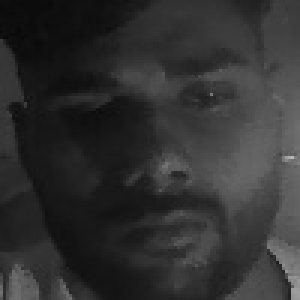
#> input picture dataset/vijay/face_0.jpg, 100 x 100 px, given in place of the camera (shown 3 times larger)
$ python dataset.py   (older library calls are emulated)
#> lines starting #> are read from the running program, lines starting #| are printed output that depends on the picture; after the words box and inside, x2 and y2 are one past the last pixel; in counts of white or black regions, pixels touching at a corner belong together
### config.py
import yaml
import os

def load_config():
    config_path = os.path.join(os.path.dirname(__file__), 'config.yaml')
    with open(config_path, 'r') as file:
        return yaml.safe_load(file)

config = load_config()

### logger.py
import logging
from logging.handlers import RotatingFileHandler
import os
from config import config

def setup_logging():
    log_config = config['logging']
    log_file = log_config['file']
    log_level = getattr(logging, log_config['level'].upper())
    max_size = log_config['max_size_mb'] * 1024 * 1024
    backup_count = log_config['backup_count']

    # Create logs directory if it doesn't exist
    log_dir = os.path.dirname(log_file)
    if log_dir and not os.path.exists(log_dir):
        os.makedirs(log_dir)

    # Create logger
    logger = logging.getLogger('face_recognition')
    logger.setLevel(log_level)

    # Create formatter
    formatter = logging.Formatter(
        '%(asctime)s - %(name)s - %(levelname)s - %(message)s'
    )

    # Create rotating file handler
    file_handler = RotatingFileHandler(
        log_file, maxBytes=max_size, backupCount=backup_count
    )
    file_handler.setFormatter(formatter)
    file_handler.setLevel(log_level)

    # Create console handler
    console_handler = logging.StreamHandler()
    console_handler.setFormatter(formatter)
    console_handler.setLevel(log_level)

    # Add handlers to logger
    logger.addHandler(file_handler)
    logger.addHandler(console_handler)

    return logger

logger = setup_logging()

### dataset.py
import cv2
import numpy as np
import os
from config import config
from logger import logger

def is_blurry(image, threshold=100):
    """Check if image is blurry using Laplacian variance."""
    gray = cv2.cvtColor(image, cv2.COLOR_BGR2GRAY) if len(image.shape) == 3 else image
    laplacian_var = cv2.Laplacian(gray, cv2.CV_64F).var()
    return bool(laplacian_var < threshold), laplacian_var

def main():
    cam = cv2.VideoCapture(config['gui']['camera_index'])

    # Check if camera opened successfully
    if not cam.isOpened():
        logger.error(f"Cannot open camera at index {config['gui']['camera_index']}!")
        print(f"ERROR: Cannot open camera at index {config['gui']['camera_index']}!")
        return

    face_cascade = cv2.CascadeClassifier(os.path.normpath(config['paths']['haarcascade_frontalface']))

    # Check if cascade file loaded correctly
    if face_cascade.empty():
        logger.error("Could not load face cascade classifier!")
        print("ERROR: Could not load face cascade classifier!")
        return

    name = input("Apna naam enter karo: ")  # e.g. "Rahul"
#> the answer given: dataset/vijay/face_0.jpg

    # Validate name
    if not name or name.strip() == "":
        logger.error("Name cannot be empty!")
        print("ERROR: Name cannot be empty!")
        return

    dataset_dir = config['paths']['dataset_dir']
    person_dir = os.path.join(dataset_dir, name.strip())
    os.makedirs(person_dir, exist_ok=True)
    count = 0
    images_per_person = config['training']['images_per_person']

    logger.info(f"Starting dataset collection for {name}")
    print(f"Starting dataset collection for {name}. Show your face to camera.")
    print("Press 'q' to stop early.")

    while count < images_per_person:
        ret, img = cam.read()
#> img is the input picture: shape (100, 100, 3); min 8, max 184, mean 48.5

        if not ret:
            logger.error("Failed to grab frame from camera!")
            print("ERROR: Failed to grab frame from camera!")
            break

        gray = cv2.cvtColor(img, cv2.COLOR_BGR2GRAY)
        faces = face_cascade.detectMultiScale(gray, config['recognition']['scale_factor'], config['recognition']['min_neighbors'])
#> faces = [[6, 6, 89, 89]]

        for (x,y,w,h) in faces:
            face_img = img[y:y+h, x:x+w]  # Use color image for blur check
            blurry, sharpness = is_blurry(face_img)

            if blurry:
                cv2.rectangle(img, (x,y), (x+w,y+h), (0,0,255), 2)  # Red for blurry
                cv2.putText(img, f"Blurry ({sharpness:.1f})", (x, y-30), cv2.FONT_HERSHEY_SIMPLEX, 0.7, (0,0,255), 2)
                continue

            face = gray[y:y+h, x:x+w]
            # Resize to standard size
            face = cv2.resize(face, (100, 100))
            img_path = os.path.join(person_dir, f"face_{count}.jpg")
            cv2.imwrite(img_path, face)
            count += 1
            cv2.rectangle(img, (x,y), (x+w,y+h), (0,255,0), 2)  # Green for good
            logger.info(f"Saved image {count}/{images_per_person} for {name}")
#> this loop made 1 pass
#> (x, y, w, h, laplacian_var in is_blurry, blurry, sharpness, count) on pass 1: (6, 6, 89, 89, 164.8, False, 164.8, 1)
#> pass 1, in main, `face_img = img[y:y+h, x:x+w]`:
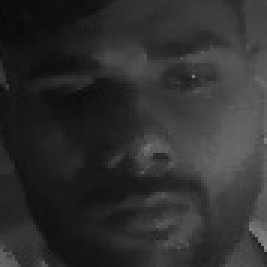
#> face_img: shape (89, 89, 3) (shown 3 times larger); min 8, max 140, mean 47
#> after the loop:
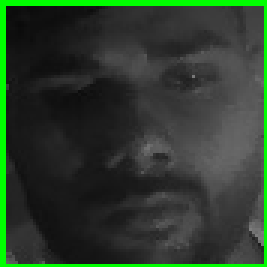
#> face_img: shape (89, 89, 3) (shown 3 times larger); 6.63% of pixels changed, all inside (x1, y1, x2, y2) = (0, 0, 89, 89)
#> after the loop:
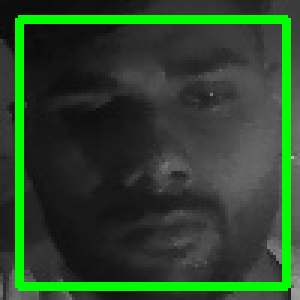
#> img: shape (100, 100, 3) (shown 3 times larger); 10.64% of pixels changed, all inside (x1, y1, x2, y2) = (5, 5, 97, 97)
#> after the loop, count = 1

        # Show progress
        cv2.putText(img, f"Collected: {count}/{images_per_person}", (10, 30), cv2.FONT_HERSHEY_SIMPLEX, 1, (0,255,0), 2)
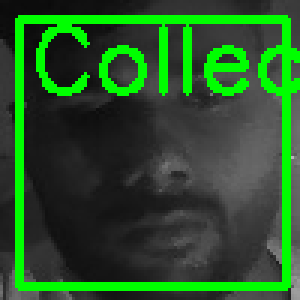
#> img: shape (100, 100, 3) (shown 3 times larger); 6.54% of pixels changed, all inside (x1, y1, x2, y2) = (12, 8, 100, 32)
        cv2.imshow('Dataset', img)

        if cv2.waitKey(1) & 0xFF == ord('q'):
#> (key q is pressed here)
            logger.info("Collection stopped by user.")
            print("Collection stopped by user.")
            break

    cam.release()
    cv2.destroyAllWindows()

    if count > 0:
        logger.info(f"Dataset ready! Collected {count} images for {name}")
        print(f"Dataset ready! Collected {count} images for {name}")
#| Dataset ready! Collected 1 images for dataset/vijay/face_0.jpg
    else:
        logger.error("No images were collected!")
        print("ERROR: No images were collected!")

if __name__ == "__main__":
    main()

$ run again, on dataset/vijay/face_10.jpg
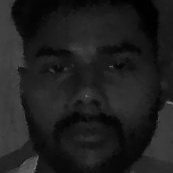
#> input picture dataset/vijay/face_10.jpg, 173 x 173 px, given in place of the camera
#> in main, img is the input picture: shape (173, 173, 3); min 0, max 125, mean 30.9
#> faces = [[14, 10, 151, 151]]
#> the loop in main, `for (x,y,w,h) in faces:` made 1 pass
#> (x, y, w, h, laplacian_var in is_blurry, blurry, sharpness) on pass 1: (14, 10, 151, 151, 40.16, True, 40.16)
#> after the loop in main, `for (x,y,w,h) in faces:`:
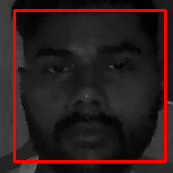
#> img: shape (173, 173, 3); 6.04% of pixels changed, all inside (x1, y1, x2, y2) = (13, 9, 167, 163)
#> after the loop in main, `for (x,y,w,h) in faces:`: count = 0
#> in main, `cv2.putText(img, f"Collected: {count}/{images_per_person}", (10, 30), ..`:
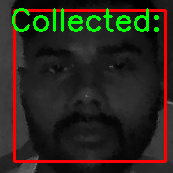
#> img: shape (173, 173, 3); 3.73% of pixels changed, all inside (x1, y1, x2, y2) = (12, 8, 159, 32)
